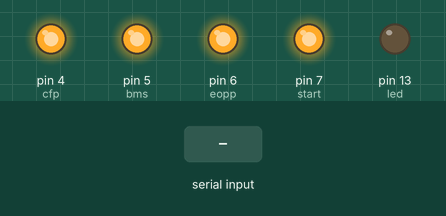
Simulated run of this sketch. Board: Arduino Uno, built with avr-gcc and run on an emulated ATmega328P. Shown: output pins drawn as LEDs (lit = HIGH). Inputs (shaded band) come from the test bench.

Above: at 1.2 s.
1.3 s: "1111\n" received over the second serial link
At 1.6 s:
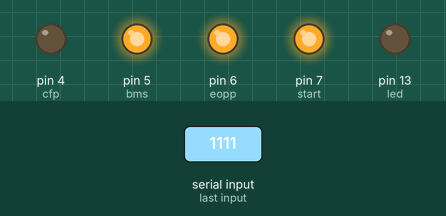
Timing chart, 0 to 7.8 s (numbered marks = the images above; inputs shaded):
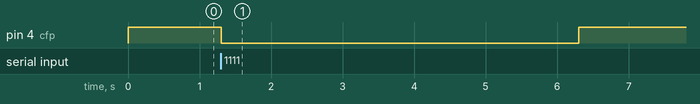

Measured:
- after the input at 1.3 s, pin 4 (cfp): HIGH → LOW at once, → HIGH 5.0 s later

The sketch:

BMS_RX.ino
```cpp
#include <SoftwareSerial.h>

SoftwareSerial mySerial(2, 3); // RX, TX

#define cfp 4
#define bms 5
#define eopp 6
#define start 7

int led = 13;

unsigned long last = millis();//set timer

void setup() {
  mySerial.begin(9600);
  pinMode(cfp, OUTPUT);
  pinMode(bms, OUTPUT);
  pinMode(eopp, OUTPUT);
  pinMode(start, OUTPUT);
  pinMode(led, OUTPUT);
  digitalWrite(cfp, HIGH);
  digitalWrite(bms, HIGH);
  digitalWrite(eopp, HIGH);
  digitalWrite(start, HIGH);
}

void loop() {

if(mySerial.available() > 1)
{
    int input = mySerial.parseInt();//read serial input and convert to integer (-32,768 to 32,767)

    if(millis() - last > 250)
    {//if time now is 250 milliseconds greater than last time

        if(input == 1111)
        {//if button is down
          digitalWrite(cfp, LOW);
          delay(5000);
          digitalWrite(cfp, HIGH);
        }
        if(input == 2222)
        {//if button is down
          digitalWrite(bms, LOW);
        }
        if(input == 3333)
        {//if button is down
          digitalWrite(eopp, LOW);
          delay(5000);
          digitalWrite(eopp, HIGH);
        }
        if(input == 4444)
        {//if button is down
          digitalWrite(start, LOW);
          delay(4000);
          digitalWrite(start, HIGH);
        }
    }

    mySerial.flush();//clear the serial buffer for unwanted inputs
    last = millis();//reset timer
  }
 delay(20);//delay little for better serial communication
}
```
